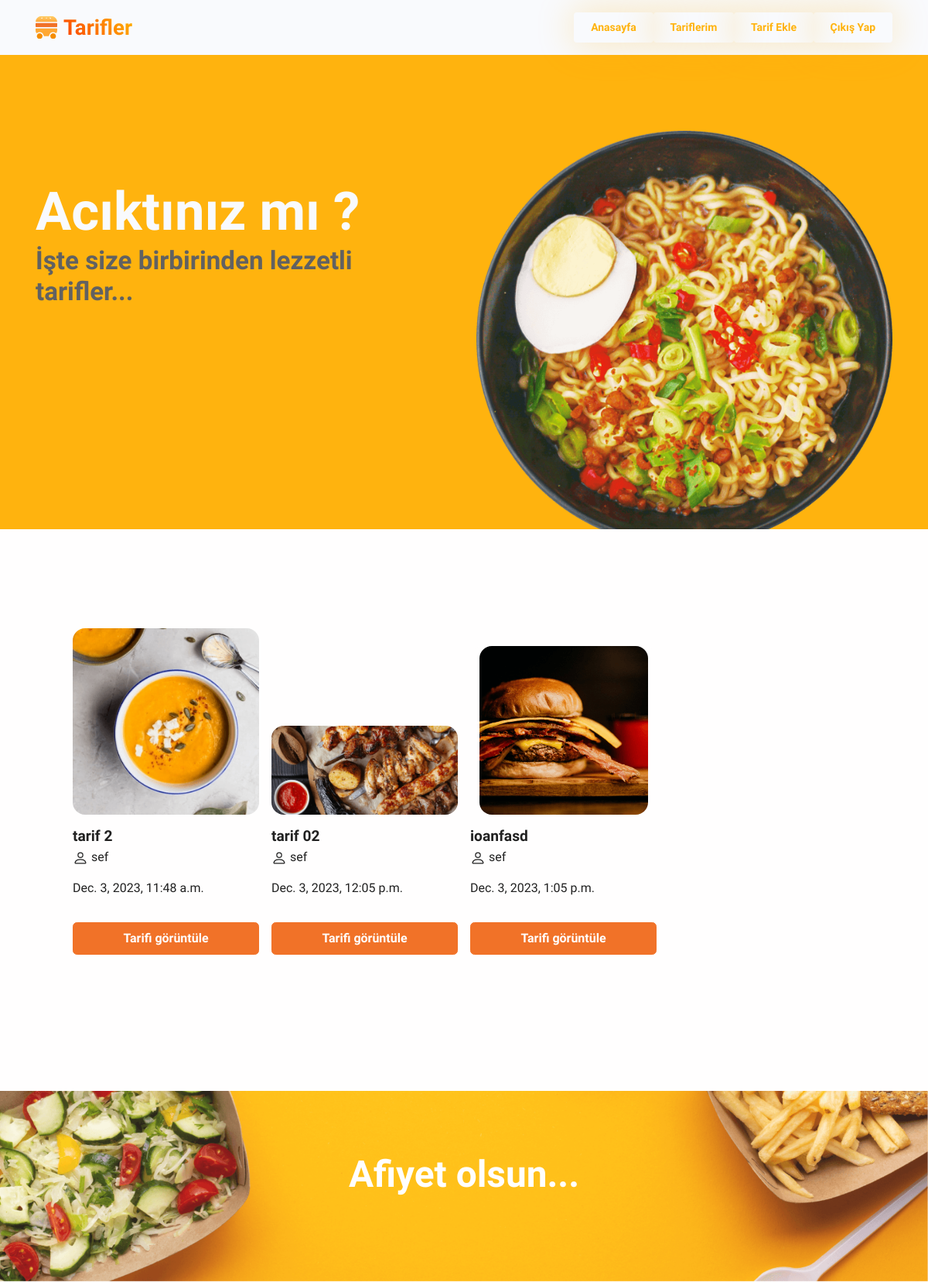
Page /recipe/dashboard/ (signed in) on the earlier database version.
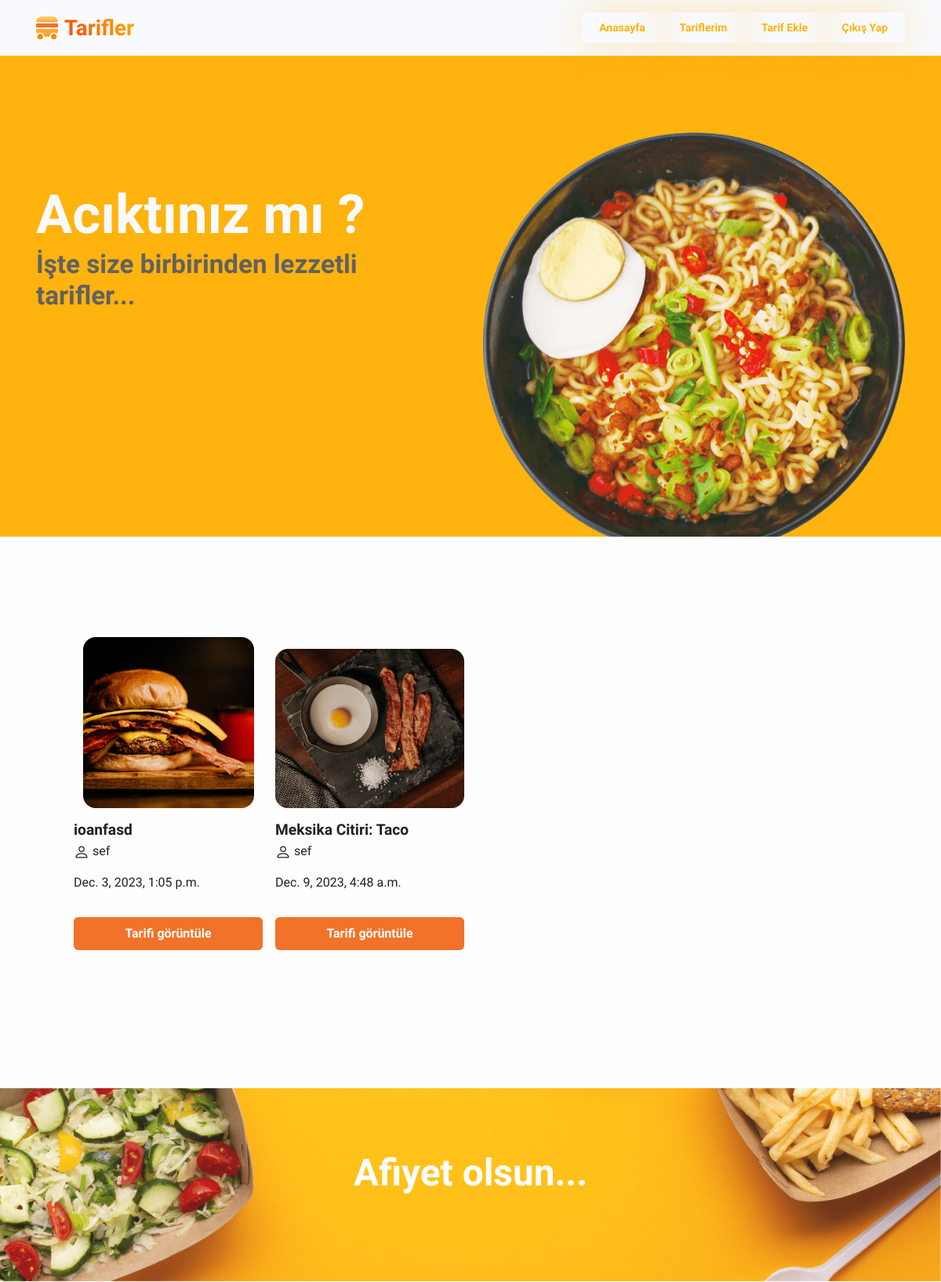
Same page on the later database version.
### recipes/models.py (models this page shows, shortened)
class Recipe(models.Model):
    category = models.ForeignKey(
        Category, related_name='recipes', on_delete=models.CASCADE)
    name = models.CharField(max_length=30)
    description = RichTextField(blank=True, null=True)
    materials = RichTextField(blank=True, null=True)
    created_by = models.ForeignKey(
        User, related_name='recipes', on_delete=models.CASCADE)
    created_at = models.DateTimeField(auto_now_add=True)
    image = models.ImageField(upload_to='images/', blank=True, null=True)

### recipes/views.py (the view)
# urls.py: path('dashboard/', views.dashboard, name='dashboard'),
@login_required
def dashboard(request):
    recipes = Recipe.objects.filter(created_by=request.user)
    context = {"recipes": recipes}
    return render(request, 'myRecipes.html', context)

### recipes/templates/myRecipes.html (shortened to what this page needs)
{% extends "base.html" %} {% load static %} {% block content %}
<div
  class="row row-cols-lg-4 row-cols-md-3 row-cols-sm-2 gx-3 h-100 align-items-end px-5"
>
  {% for recipe in recipes %}
  <div class="col mb-5 h-100 p-2">
    <div class="card card-span h-100 rounded-3">
      <img
        class="img-fluid rounded-3 h-100 m-auto"
        src="{{ recipe.image.url }}"
        alt="..."
      />
      <div class="card-body ps-0">
        <h5 class="fw-bold text-1000 text-truncate mb-1">{{recipe.name}}</h5>
        <a href="#">
          <p>
            {{recipe.created_by}}
          </p>
          <p id="post-date">{{recipe.created_at}}</p>
        </a>
      </div>
      <div class="d-grid gap-2">
        <a
          class="btn btn-lg btn-danger"
          href="{% url 'recipes:detail' recipe.id %}"
          role="button"
          >Tarifi görüntüle</a
        >
      </div>
    </div>
  </div>
  {% endfor %}
</div>
{% endblock %}

### home/templates/base.html (shortened to what this page needs)
{% load static %}
<!DOCTYPE html>
<html lang="en-US" dir="ltr">
  <head>
    <link href="{% static 'assets/css/theme.css' %}" rel="stylesheet" />
  </head>
  <body>
    <main class="main" id="top">
      <nav
        class="navbar navbar-expand-lg navbar-light bg-light fixed-top"
        data-navbar-on-scroll="data-navbar-on-scroll"
      >
        <div class="container">
          <a class="navbar-brand d-inline-flex" href="{% url 'index' %}"
            ><img
              class="d-inline-block"
              src="{% static 'assets/img/gallery/logo.svg' %} "
              alt="logo"
            /><span class="text-1000 fs-3 fw-bold ms-2 text-gradient"
              >Tarifler</span
            ></a
          >
          <div
            class="collapse navbar-collapse border-top border-lg-0 my-2 mt-lg-0"
            id="navbarSupportedContent"
          >
            <div class="d-flex mt-4 mt-lg-2 ms-lg-auto ms-l-3">
              <a
                class="btn btn-white shadow-warning text-warning btn-sm"
                role="button"
                href="{% url 'index' %}"
                >Anasayfa</a
              >
              {% if request.user.is_authenticated %}
              <a
                class="btn btn-white shadow-warning text-warning btn-sm"
                role="button"
                href="{% url 'recipes:dashboard' %}"
                >Tariflerim</a
              >
              <a
                class="btn btn-white shadow-warning text-warning btn-sm"
                role="button"
                href="{% url 'recipes:new' %}"
                >Tarif Ekle</a
              >
              <a
                class="btn btn-white shadow-warning text-warning btn-sm"
                role=",button"
                href="{% url 'logout' %}"
                >Çıkış Yap</a
              >
              {% endif %}
            </div>
          </div>
        </div>
      </nav>
      <section class="overflow-hidden bg-primary" id="home">
        <div class="container">
          <div class="row flex-center">
            <div class="col-md-5 col-lg-6 order-0 order-md-1 mt-8 mt-md-0">
              <a class="img-landing-banner" href="#!"
                ><img
                  class="img-fluid"
                  src="{% static 'assets/img/gallery/hero-header.png' %}"
                  alt="hero-header"
              /></a>
            </div>
            <div class="col-md-7 col-lg-6 py-8 text-md-start text-center">
              <h1 class="display-1 fs-md-5 fs-lg-6 fs-xl-8 text-light">
                Acıktınız mı ?
              </h1>
              <h1 class="text-800 mb-5 fs-4">
                İşte size birbirinden lezzetli tarifler...
              </h1>
            </div>
          </div>
        </div>
      </section>
      <section>
        <div class="container">{% block content %}{% endblock %}</div>
      </section>
    </main>
    {% include "footer.html" %}
  </body>
</html>

### home/templates/footer.html
<section class="py-0">
  <div
    class="bg-holder"
    style="
      background-image: url(../static/assets/img/gallery/cta-two-bg.png);
      background-position: center;
      background-size: cover;
    "
  ></div>
  <div class="container">
    <div class="row flex-center">
      <div class="col-xxl-9 py-7 text-center">
        <h1 class="fw-bold mb-4 text-white fs-6">Afiyet olsun...</h1>
      </div>
    </div>
  </div>
</section>

Differences in the rows shown:
removed Recipe: image (picture), name "tarif 2", created_by "sef", created_at "Dec. 3, 2023, 11:48 a.m."
removed Recipe: image (picture), name "tarif 02", created_by "sef", created_at "Dec. 3, 2023, 12:05 p.m."
added Recipe: image (picture), name "Meksika Citiri: Taco", created_by "sef", created_at "Dec. 9, 2023, 4:48 a.m."
